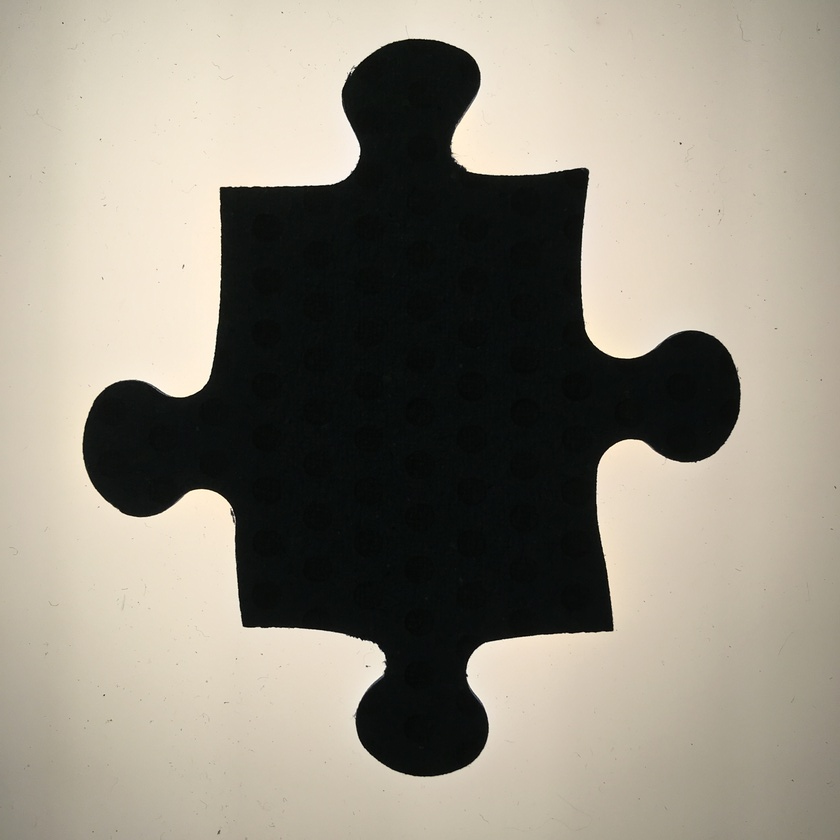
#> input picture RV0781508/IMG_0908.JPG, 840 x 840 px, shrunk from 3024 x 3024 before the run; its folder holds 4 pictures in this run
$ python puzzle_image_analyzer.py
#> lines starting #> are read from the running program, lines starting #| are printed output that depends on the picture; after the words box and inside, x2 and y2 are one past the last pixel; in counts of white or black regions, pixels touching at a corner belong together
### puzzle_utils.py
import os
import cv2.cv2 as cv2
import numpy as np

feature_params = dict(maxCorners=4,
                      qualityLevel=0.2,
                      minDistance=400,
                      blockSize=50)


def file_type_list(path, ending=""):
    # returns a list of files of the "." + ending type in path
    # if ending = "", return all types?
    files_type = []
    for file in os.listdir(path):
        if file.endswith("." + ending.upper()) or file.endswith("." + ending.lower()):
            files_type.append(file)
    return files_type


def convert_to_list(corners):
    poly = []
    for corner in corners:
        x, y = corner.ravel()
        poly.append([int(x), int(y)])
    # correct order of poly:right,up,left,down
    poly = points_to_quad(poly)
    return poly


def points_to_quad(point_list):
    n = len(point_list)
    x_c, y_c = (sum(x[0] for x in point_list) / n, sum(y[1] for y in point_list) / n)
    ordered_point_list = point_list[:]
    for x, y in point_list:
        if x >= x_c and y > y_c:
            quad = 0
        elif x > x_c and y <= y_c:
            quad = 1
        elif x <= x_c and y < y_c:
            quad = 2
        else:
            quad = 3
        ordered_point_list[quad] = [x, y]
    return ordered_point_list


def find_corners(file_path_name):
#> called with file_path_name = 'RV0781508/IMG_0908.JPG'
    img_corners = cv2.imread(file_path_name)
#> img_corners is the input picture: shape (840, 840, 3); mean B, G, R 126.3, 139, 145
    img_gray = cv2.cvtColor(img_corners, cv2.COLOR_BGR2GRAY)
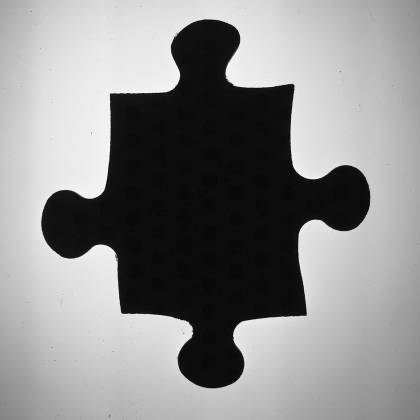
#> img_gray: shape (840, 840) (shown at 1/2 size); min 0, max 255, mean 139.3
    w, h = img_gray.shape
    feature_params['minDistance'] = min(w, h) * 0.4
    feature_params['blockSize'] = int(feature_params['minDistance'] * 0.02)
    corners = cv2.goodFeaturesToTrack(img_gray, **feature_params)
#> corners = [[222, 189], [611, 629], [245, 625], [587, 170]]
    if corners is not None:
        for x, y in np.int0(corners).reshape(-1, 2):
            cv2.circle(img_corners, (x, y), feature_params['blockSize'], (0, 255, 0), 10)
#> this loop made 4 passes
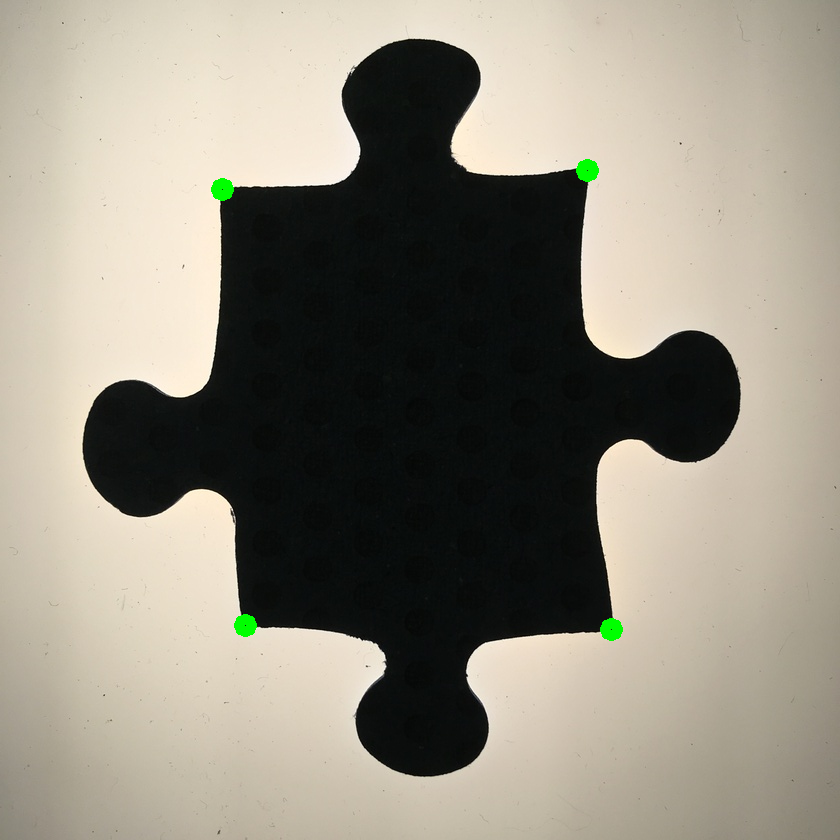
#> img_corners: shape (840, 840, 3); 0.23% of pixels changed, all inside (x1, y1, x2, y2) = (211, 159, 623, 641)
    corners = convert_to_list(corners)
#> the loop in convert_to_list, `for corner in corners:` made 4 passes
#> in points_to_quad, `n = len(point_list)`: n = 4
#> in points_to_quad, `x_c, y_c = (sum(x[0] for x in point_list) / n, sum(y[1] for y in point..`: x_c = 416.2; y_c = 403.2
#> in points_to_quad, `ordered_point_list = point_list[:]`: ordered_point_list = [[222, 189], [611, 629], [245, 625], [587, 170]]
#> the loop in points_to_quad, `for x, y in point_list:` made 4 passes
#> (x, y, quad) on passes 1 to 4: (222, 189, 2), (611, 629, 0), (245, 625, 3), (587, 170, 1)
#> after the loop in points_to_quad, `for x, y in point_list:`: ordered_point_list = [[611, 629], [587, 170], [222, 189], [245, 625]]
#> corners = [[611, 629], [587, 170], [222, 189], [245, 625]]
    _, img_bw = cv2.threshold(img_gray, 64, 255, cv2.THRESH_BINARY)
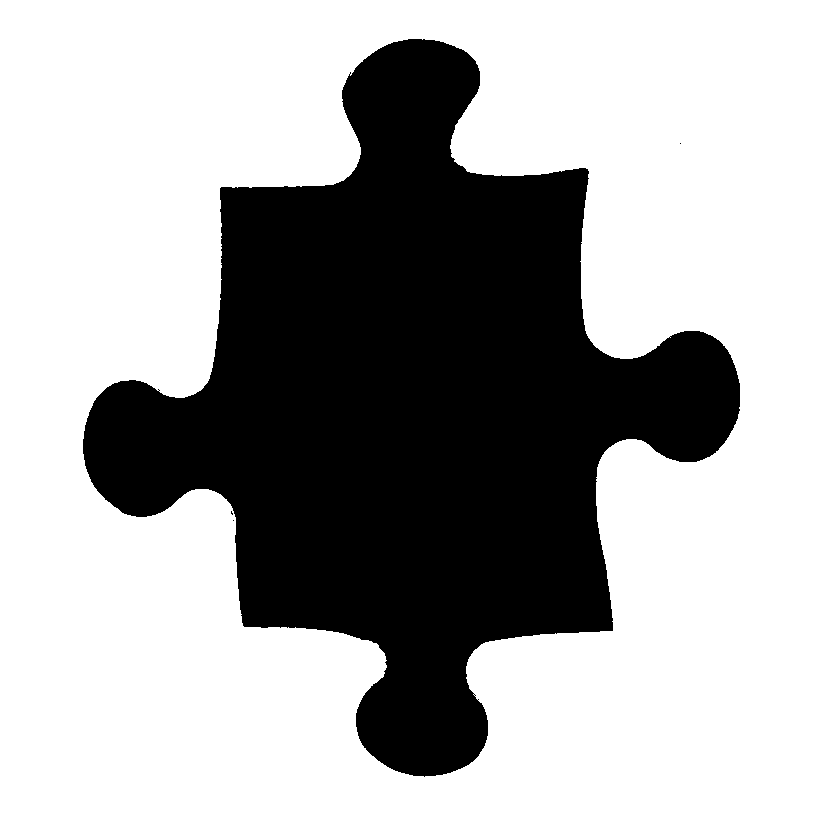
#> img_bw: shape (840, 840); 67.8% white; 4 black regions (3 under 20 px), largest, box (x1, y1, x2, y2) and area: (83, 39, 740, 777) 227214
    return corners, img_bw, img_corners

### puzzle_image_analyzer.py
#
# main program:
# get list of all pictures (pieces have order and orientation, but are shuffled)
# for each picture:
#   get corners(img) -> list of 4 corners, img_gray, img_corners
#   get edgecodes(img_corners, img_gray, corners) -> list of edgecodes for each piece
# save pieces to disc -> pieces have same order same orientation, standardized edgecodes
#
# use solver(pieces) -> list of pieces with same order giving coordinates and new orientation
#


import numpy as np
import math
import os
import matplotlib.pyplot as plt
import cv2.cv2 as cv2
import time
import puzzle_utils as pu

# import matplotlib
# matplotlib.use('Qt5Agg')

DRAW = True
# DRAW = False
# SHOW = True
SHOW = False
RESOLUTION = 1_000
SIDE_COLOR = {0: (255, 0, 0), 1: (0, 255, 0), 2: (0, 0, 255), 3: (255, 255, 0), "V": (128, 128, 128)}
BOW_COLOR = {1: 255, -1: 0}
SIDES = [0, 1, 2, 3]  # index of edges top, right, down, left
EC_STD_VEC = {1: np.array([-RESOLUTION, 0]), -1: np.array([RESOLUTION, 0]), 0: np.array([RESOLUTION, 0])}


def plot_to_pdf(images_list):
    plt.close("all")
    plt.figure(num=1, figsize=(9, 12))
    # plt.suptitle('Puzzle outlines {}'.format("not inverse" if INVERSE else "inverse"))

    plots = int(len(images_list) / 4)

    for i, img in enumerate(images_list):
        plt.subplot(plots, 4, i + 1)
        plt.imshow(img, cmap="binary")

    plt.savefig("puzzle_image_analysis.pdf")
    # [9 lines of commented-out code are left out]


def get_line_coordinates(line, img):
    # line: points x,y
    line = np.int0(line)
    img_tmp = img.astype(np.uint8)
    # print(f"shape: {img_tmp.shape} imgid: {id(img)} tmpid {id(img_tmp)} dtype {img_tmp.dtype}")
    cv2.line(img_tmp, line[0], line[1], 128, 1)
    # plt.imshow(img_tmp, cmap="Greys_r")
    # plt.show()
    coords_yx = np.argwhere(img_tmp == 128)  # to use in np and img as row=y, column=x
    coords_xy = np.array([[x, y] for y, x in coords_yx])  # to use in points and cv2 as x, y
    return coords_xy, coords_yx


def has_bow(img, inner, line):
    img_mask = np.zeros_like(img)
    cv2.line(img_mask, *line, 1, 1)
    line_total = np.count_nonzero(img_mask)
    img_test = img.copy()
    if inner:
        img_test = cv2.bitwise_not(img_test)
    img_bow = cv2.bitwise_and(img_test, img_mask)
    bow_total = np.count_nonzero(img_bow)
    return bow_total / line_total < 0.95


def normal_vector_ccw(p0, p1):
    # p0, p1: numpy arrays of start=0 and end=1 of line, positive x,y: right, down
    u_v = unit_vector(p0, p1)
    n_v_cw = np.array([u_v[1], -u_v[0]])
    return n_v_cw


def unit_vector(p0, p1):
    # p0, p1: numpy arrays of start=0 and end=1 of line
    vector = p1 - p0
    length = np.linalg.norm(vector)
    if not length:
        return False
    return vector / length


def find_max_dist_of_color(p0, p1, img_bw, vec, col):
    size_max = 0
    p2, p3 = p0, p1
    coordinates_xy, _ = get_line_coordinates([p0, p1], img_bw)
    for p in coordinates_xy:
        q1 = p
        q1_float = q1
        last_q1 = q1
        while img_bw[q1[1]][q1[0]] == col:  # coordinates of img need to be swapped x,y -> row=y, column=x
            q1_float = q1_float + vec
            q1 = np.int0(q1_float)
            last_q1 = q1
        if (size := np.linalg.norm(last_q1 - p)) > size_max:
            size_max = size
            p3 = last_q1
            p2 = p

    return p2, p3


def draw_edge_points(edge, img_marked):
    # draw ep and lines

    for e in edge["points"]:
        if edge["type"]:
            cv2.circle(img_marked, e, 10, SIDE_COLOR[side], -1)
    for idx in range(0, len(edge["points"]), 2):
        thick = 1 if idx else 5
        cv2.line(img_marked, edge["points"][idx], edge["points"][idx + 1], SIDE_COLOR[side], thick)
    cv2.line(img_marked, edge["inner"][0], edge["inner"][1], SIDE_COLOR[side], 1)
    cv2.line(img_marked, edge["outer"][0], edge["outer"][1], SIDE_COLOR[side], 1)

    for v in edge["vertices"]:
        cv2.line(img_marked, edge["points"][0], edge["points"][0] + v, SIDE_COLOR["V"], 3)

    return img_marked


# [14 lines of commented-out code are left out]


def rot_mat_2D(theta, clockwise):
    # theta in radiant
    # rotation anti-clockwise
    c, s = np.cos(theta), np.sin(theta)
    if clockwise:
        R = np.array(((c, -s), (s, c)))
    else:
        R = np.array(((c, s), (-s, c)))
    return R


def rotate_corners(p, ymax):
    # rotate CCW
    # x -> ymax - x
    # y -> x
    p_new = []
    for x, y in p:
        x_new = y
        y_new = ymax - x
        p_new.append([x_new, y_new])
    return p_new


def rotate_img_to_side(img_bw, corners, side):
    img_rot = np.rot90(img_bw, k=side)  # CCW rotation

    img_rot = np.ascontiguousarray(img_rot, dtype=np.uint8)

    corners_new = corners
    if side:
        # todo use correct img_rot or which?
        corners_new = rotate_corners(corners, img_rot.shape[1])
        # re-order corners: corner[0] = bottom_right
        corners_new = corners_new[-1:] + corners_new[:-1]

    return img_rot, corners_new


def get_edge_type(edge, img):
    ep0 = edge["points"][0]
    ep1 = edge["points"][1]
    edge["length"] = np.linalg.norm(ep1 - ep0)
    # print(edge_length)

    edge["normal_ccw"] = normal_vector_ccw(ep0, ep1)
    # print(f"edge normal ccw: {edge_normal_ccw}")

    # parallels (0.1*len), both times in positive x
    offset = edge["normal_ccw"] * edge["length"] * 0.1
    edge["outer"] = np.int0(edge["points"] + offset)
    edge["inner"] = np.int0(edge["points"] - offset)

    # check along inner/outer parallels if all (95%) same color
    inner_bow = has_bow(img, True, edge["inner"])
    outer_bow = has_bow(img, False, edge["outer"])

    # print(f"inner, outer: {inner_bow}, {outer_bow}")
    edge["type"] = 0
    if inner_bow != outer_bow:
        edge["type"] = 1 if inner_bow else -1  # y-direction of bow

    return edge


def get_edge_points(edge, img):
    if edge["type"] == 1:
        # swap start and end of edge
        edge["points"][0], edge["points"][1] = edge["points"][1], edge["points"][0]

    # find tips of bows
    if edge["type"]:
        vec = edge["normal_ccw"] * edge["type"] * -1
        col = BOW_COLOR[edge["type"]]
        p2, p3 = find_max_dist_of_color(edge["points"][0], edge["points"][1], img, vec, col)
        edge["points"].extend([p2, p3])
    # print(f"edge_points: {len(ep)}")

    # find sides from tip of bows
    if edge["type"]:
        p3 = edge["points"][3]  # point at tip of bow
        p2 = edge["points"][2]
        # define stop point at 80% to avoid size_max outside neck of bow
        p_stop = p3 + (p2 - p3) * 0.8
        vec = normal_vector_ccw(p3, p2)
        col = BOW_COLOR[edge["type"]]
        p4, p5 = find_max_dist_of_color(p3, p_stop, img, vec, col)
        p6, p7 = find_max_dist_of_color(p3, p_stop, img, -vec, col)
        edge["points"].extend([p4, p5, p6, p7])
    # print(f"edge_points: {len(ep)}")
    return edge


def get_edge_vertices(edge):
    # create list of vertices
    if edge["type"]:
        # todo check to avoid hard-coded selection of points
        edge["vertices"] = [p - edge["points"][0] for p in [edge["points"][a] for a in [0, 1, 7, 3, 5]]]
    else:
        edge["vertices"] = [p - edge["points"][0] for p in edge["points"]]

    return edge


def get_vertices_std(edge):
    # get angle and rotation direction
    angle, clockwise = 0, True
    if edge["type"]:  # modify only when edge code != 0
        dx, dy = edge["vertices"][1]
        cos_angle = dx / edge["length"] * edge["type"] * -1
        angle = np.arccos(cos_angle)
        # clockwise in x,y coordinates : right, down
        clockwise = dy < 0 if edge["type"] == -1 else not dy < 0
    # print(f"angel, clockwise: {angle}, {clockwise}")

    # rotate vertices by angle bool(clockwise)
    edge["vertices_std"] = [edge["vertices"][0], EC_STD_VEC[0]]
    if edge["type"]:  # modify only when edge code != 0
        rotation = rot_mat_2D(angle, clockwise)
        factor = RESOLUTION / edge["length"]
        edge["vertices_std"] = [edge["vertices"][0]]
        for v in edge["vertices"][1:]:
            v_std = rotation @ v
            v_std *= factor
            edge["vertices_std"].append(np.rint(v_std))

    return edge


# [6 lines left out: function show_corners, not called in this run]


if __name__ == '__main__':
    start_time = time.perf_counter()

    PATH = "RV0781508/"
    # PATH = "./"
    images = []
    pieces = []

    for f_idx, f in enumerate(sorted(pu.file_type_list(PATH, "jpg"), reverse=True)):
        print(f"Piece #{f_idx} file: {f}")
        pieces.append(" ".join([str(f_idx), f[:-4]]))

        corners, img_bw, img_marked = pu.find_corners(PATH + f)
#> corners = [[611, 629], [587, 170], [222, 189], [245, 625]]
        if SHOW:
            show_corners(img_bw, corners)

        for side in SIDES:
            print(f"side: {side}")

            img, corners = rotate_img_to_side(img_bw, corners, side)
            if side:
                img_marked = np.rot90(img_marked)
                img_marked = np.ascontiguousarray(img_marked, dtype=np.uint8)

            # Edge points = top left  and top right corner
            edge = {"points": [np.array(corners[2]), np.array(corners[1])]}

            edge = get_edge_type(edge, img)

            edge = get_edge_points(edge, img)

            edge = get_edge_vertices(edge)

            edge = get_vertices_std(edge)

            # convert edge type and vertices_std to edge code
            edge["code"] = str(edge["type"])
            for p in edge["vertices_std"][2:]:
                for x in p:
                    edge["code"] = " ".join([edge["code"], str(int(x))])

            print(f"edge_code: {edge['code']}")
            pieces.append(edge["code"])

            print()
            if DRAW:
                img_marked = draw_edge_points(edge, img_marked)
#> this loop made 4 passes
#> (corners, offset in get_edge_type, vec in get_edge_points) on passes 1 to 3: ([[611, 629], [587, 170], [222, 189], [245, 625]], [-1.9, -36.5], [0.998, -0.0566]), ([[625, 595], [629, 229], [170, 253], [189, 618]], [-2.4, -45.9], [0.998, -0.0562]), ([[618, 651], [595, 215], [229, 211], [253, 670]], [0.4, -36.6], [1, 0.00662])
#> (printed output is left out)
#> pass 1, in has_bow (call 2), `img_bow = cv2.bitwise_and(img_test, img_mask)`:
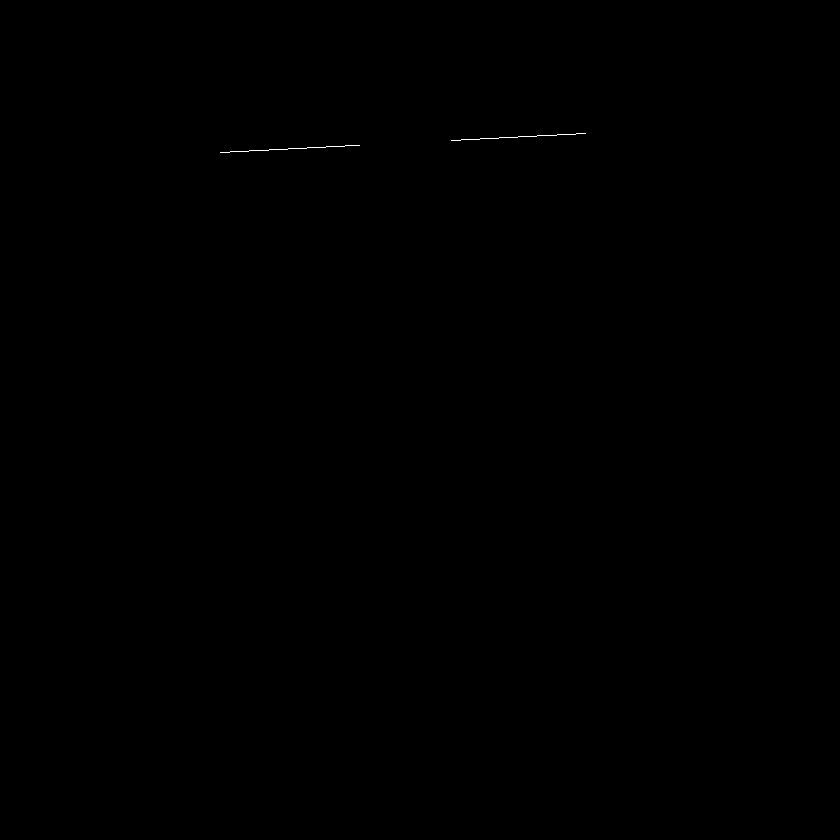
#> img_bow: shape (840, 840); values 0 (black) and 1 (white), 0.04% white in thin lines or dots, all inside (x1, y1, x2, y2) = (220, 133, 586, 153)
#> pass 1, `img_marked = draw_edge_points(edge, img_marked)`:
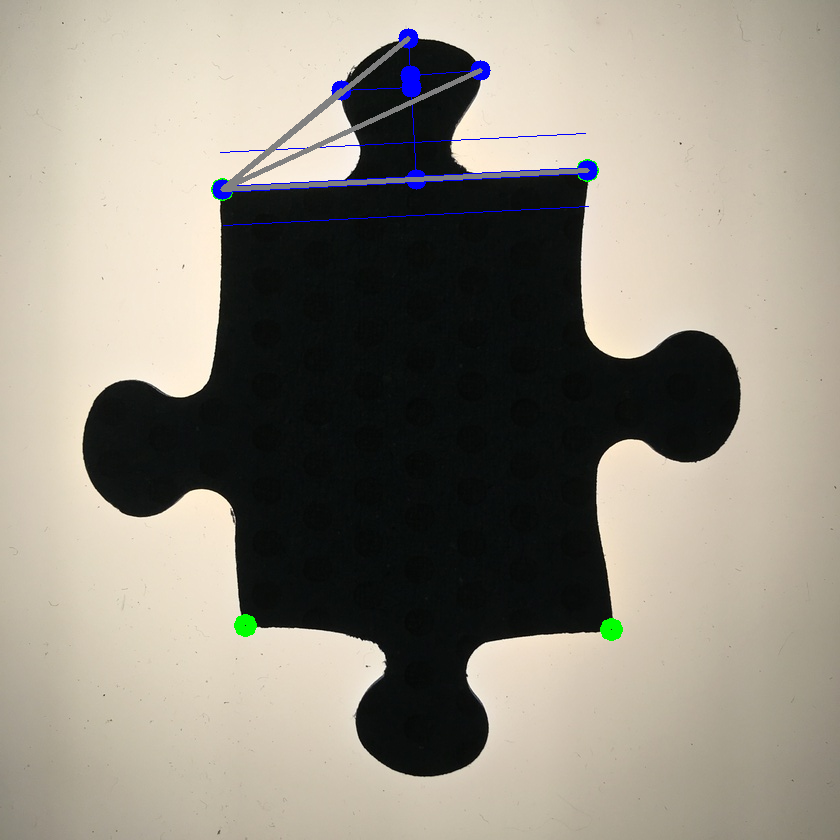
#> img_marked: shape (840, 840, 3); 1.15% of pixels changed, all inside (x1, y1, x2, y2) = (212, 28, 598, 226)
#> after the loop:
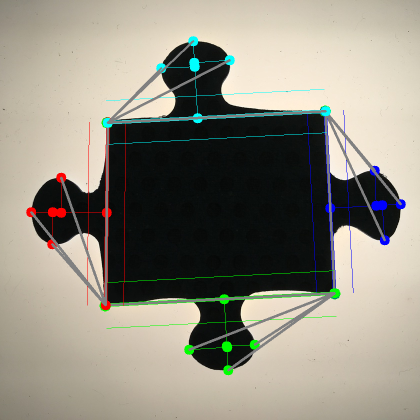
#> img_marked: shape (840, 840, 3) (shown at 1/2 size); mean B, G, R 127.8, 140.3, 144.6
#> after the loop, pieces = ['0 IMG_0908', '-1 339 -254 530 -386 722 -288', '-1 359 -206 480 -310 645 -212', '-1 330 -296 504 -413 694 -251', '-1 258 -236 411 -352 573 -256']

        img_marked = np.rot90(img_marked)
        img_marked = np.ascontiguousarray(img_marked, dtype=np.uint8)
        if SHOW:
            plt.imshow(img_marked, cmap="Greys_r")
            plt.show()
        images.append(img_marked)

    with open("puzzle_pieces.txt", "w") as f:
        for i, line in enumerate(pieces):
            if i and i % 5 == 0:
                f.write("\n")
            f.write(line + "\n")

    end_time = time.perf_counter() - start_time
    print(end_time)

    # plot_to_pdf
    if DRAW:
        plot_to_pdf(images)
#> in plot_to_pdf, `plt.savefig("puzzle_image_analysis.pdf")`:
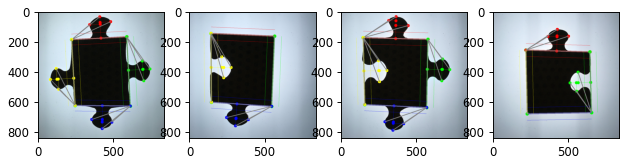
#> figure drawn by matplotlib, 4 panels; B, G, R data is drawn as R, G, B
